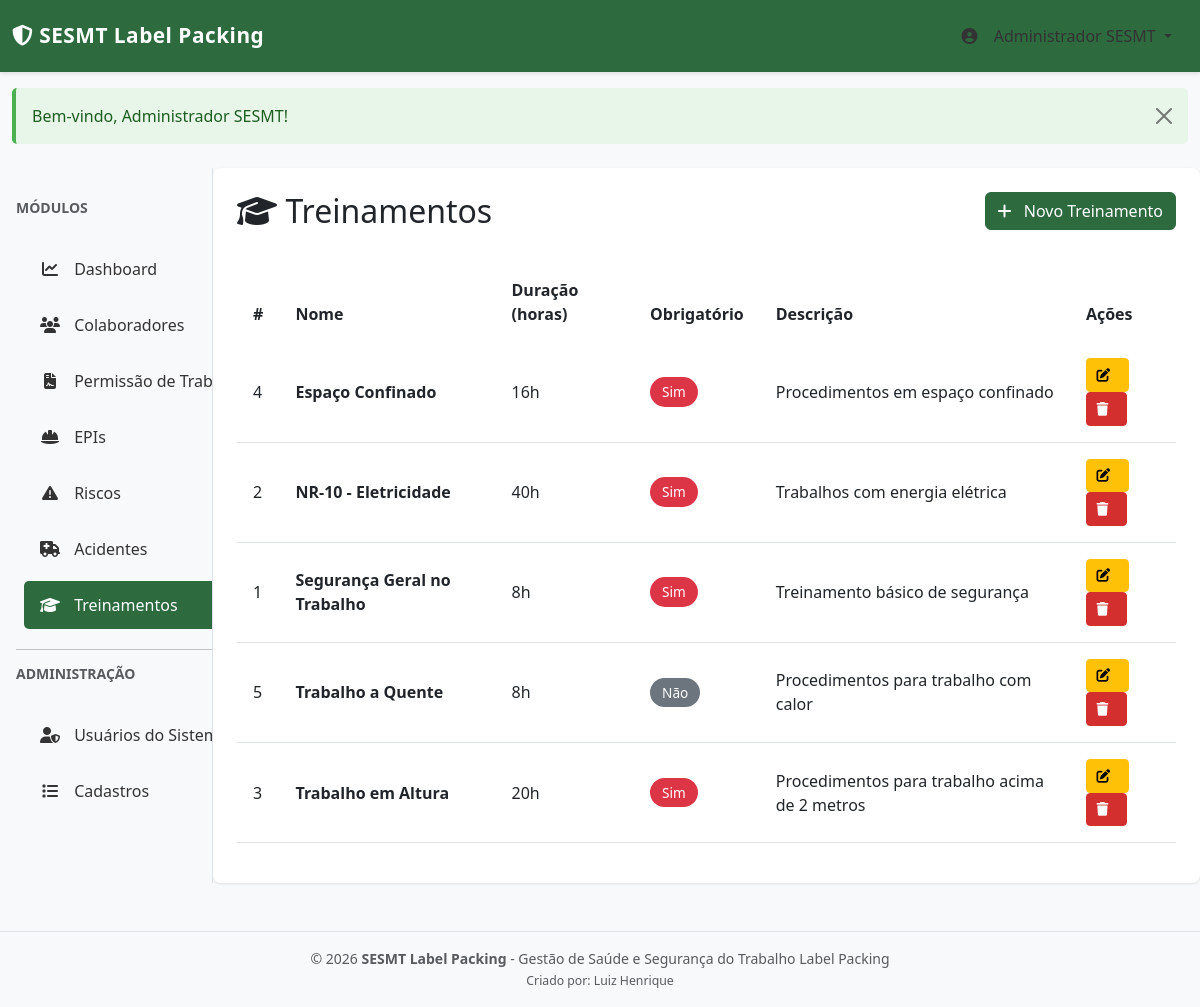
The app's page /index.php?page=training (signed in) with its own data.
### tables this page shows
CREATE TABLE IF NOT EXISTS trainings (
    id INT PRIMARY KEY AUTO_INCREMENT,
    name VARCHAR(255) NOT NULL,
    description TEXT,
    is_mandatory TINYINT(1) DEFAULT 1,
    duration_hours INT,
    content TEXT,
    created_at TIMESTAMP DEFAULT CURRENT_TIMESTAMP,
    updated_at TIMESTAMP DEFAULT CURRENT_TIMESTAMP ON UPDATE CURRENT_TIMESTAMP,
    INDEX idx_name (name)
);

### config/database.php (called while the page is built, shortened)
<?php
class Database {
    private static $instance = null;
    private $connection;
    private $host = 'localhost';
    private $db_name = 'sesmt_db';
    private $db_user = 'root';
    private $db_pass = '';
    private $charset = 'utf8mb4';
    private function connect() {
        try {
            $this->connection = new mysqli(
                $this->host,
                $this->db_user,
                $this->db_pass,
                $this->db_name
            );
            $this->connection->set_charset($this->charset);
        } catch (Exception $e) {
            die("Erro de conexão: " . $e->getMessage() .
                "<br><br>Verifique se o MySQL está rodando e se o banco 'sesmt_db' foi criado.<br>" .
                "Importe o arquivo database.sql via phpMyAdmin.");
        }
    }
    public static function getInstance() {
        if (self::$instance === null) {
            self::$instance = new self();
        }
        return self::$instance;
    }
    public function execute($query, $params = [], $types = '') {
        $stmt = $this->connection->prepare($query);
        if (!empty($params)) {
            $stmt->bind_param($types, ...$params);
        }
        if (!$stmt->execute()) {
            throw new Exception("Erro ao executar query: " . $stmt->error);
        }
        return $stmt;
    }
    public function fetchAll($query, $params = [], $types = '') {
        $stmt = $this->execute($query, $params, $types);
        $result = $stmt->get_result();
        $data = [];
        while ($row = $result->fetch_assoc()) {
            $data[] = $row;
        }
        return $data;
    }
    public function fetchOne($query, $params = [], $types = '') {
        $stmt = $this->execute($query, $params, $types);
        $result = $stmt->get_result();
        $data = $result->fetch_assoc();
        return $data;
    }
}
?>

### models/Training.php (called while the page is built, shortened)
<?php
class Training {
    public function getAll($limit = null, $offset = 0) {
        $query = "SELECT * FROM trainings ORDER BY name ASC";
        $params = [];
        $types = '';
        if ($limit) {
            $query .= " LIMIT ? OFFSET ?";
            $params[] = $limit;
            $params[] = $offset;
            $types = 'ii';
        }
        return Database::getInstance()->fetchAll($query, $params, $types);
    }
    public function count() {
        $query = "SELECT COUNT(*) as total FROM trainings";
        $result = Database::getInstance()->fetchOne($query);
        return $result ? $result['total'] : 0;
    }
}
?>

### views/training/list.php (the view, shortened to what this page needs)
<div class="row mb-4">
    <div class="col-md-8">
        <h2><i class="fas fa-graduation-cap"></i> Treinamentos</h2>
    </div>
    <div class="col-md-4 text-end">
        <a href="<?php echo APP_URL; ?>/index.php?page=training&action=create" class="btn btn-primary">
            <i class="fas fa-plus"></i> Novo Treinamento
        </a>
    </div>
</div>
<div class="table-responsive">
    <table class="table table-hover">
        <thead>
            <tr>
                <th>#</th>
                <th>Nome</th>
                <th>Duração (horas)</th>
                <th>Obrigatório</th>
                <th>Descrição</th>
                <th>Ações</th>
            </tr>
        </thead>
        <tbody>
            <?php if (empty($trainings)): ?>
                <tr>
                    <td colspan="6" class="text-center text-muted py-4">Nenhum treinamento cadastrado</td>
                </tr>
            <?php else: ?>
                <?php foreach ($trainings as $t): ?>
                    <tr>
                        <td><?php echo $t['id']; ?></td>
                        <td><strong><?php echo htmlspecialchars($t['name']); ?></strong></td>
                        <td><?php echo $t['duration_hours'] ? $t['duration_hours'] . 'h' : '-'; ?></td>
                        <td>
                            <?php if ($t['is_mandatory']): ?>
                                <span class="badge bg-danger">Sim</span>
                            <?php else: ?>
                                <span class="badge bg-secondary">Não</span>
                            <?php endif; ?>
                        </td>
                        <td><?php echo htmlspecialchars(truncate($t['description'] ?? '', 50)); ?></td>
                        <td>
                            <a href="<?php echo APP_URL; ?>/index.php?page=training&action=edit&id=<?php echo $t['id']; ?>"
                               class="btn btn-sm btn-warning" title="Editar">
                                <i class="fas fa-edit"></i>
                            </a>
                            <button class="btn btn-sm btn-danger"
                                    onclick="deleteItem(<?php echo $t['id']; ?>, 'treinamento')"
                                    title="Deletar">
                                <i class="fas fa-trash"></i>
                            </button>
                        </td>
                    </tr>
                <?php endforeach; ?>
            <?php endif; ?>
        </tbody>
    </table>
</div>

### assets/css/style.css (style rules this page uses)
:root { --sesmt-green: #2d6a3e; --sesmt-red: #d32f2f; --sesmt-yellow: #f57c00; --sesmt-light: #f5f5f5; --sesmt-dark: #1a1a1a; }
body { background-color: #f8f9fa; font-family: 'Segoe UI', Tahoma, Geneva, Verdana, sans-serif; }
.table { border-collapse: collapse; }
.table thead { background-color: var(--sesmt-green); color: white; }
.table thead th { border: none; padding: 1rem; font-weight: 600; }
.table tbody tr { transition: background-color 0.2s ease; }
.table tbody td { padding: 1rem; vertical-align: middle; }
.btn-primary { background-color: var(--sesmt-green); border-color: var(--sesmt-green); }
.btn-danger { background-color: var(--sesmt-red); border-color: var(--sesmt-red); }
.btn-sm { padding: 0.35rem 0.6rem; font-size: 0.85rem; }
.btn i { margin-right: 0.5rem; }
.badge { padding: 0.5rem 0.75rem; border-radius: 20px; font-size: 0.85rem; font-weight: 500; }

### views/layouts/header.php (style rules this page uses)
:root { --sesmt-green: #2d6a3e; --sesmt-red: #d32f2f; --sesmt-light: #f5f5f5; }

### records on screen
trainings: id "4", name "Espaço Confinado", duration_hours "16", is_mandatory "Sim", description "Procedimentos em espaço confinado"
trainings: id "2", name "NR-10 - Eletricidade", duration_hours "40", is_mandatory "Sim", description "Trabalhos com energia elétrica"
trainings: id "1", name "Segurança Geral no Trabalho", duration_hours "8", is_mandatory "Sim", description "Treinamento básico de segurança"
trainings: id "5", name "Trabalho a Quente", duration_hours "8", is_mandatory "Não", description "Procedimentos para trabalho com calor"
trainings: id "3", name "Trabalho em Altura", duration_hours "20", is_mandatory "Sim", description "Procedimentos para trabalho acima de 2 metros"

### other values on screen
APP_NAME "SESMT Label Packing"
$user['name'] "Administrador SESMT"
APP_CREATOR "Luiz Henrique"
